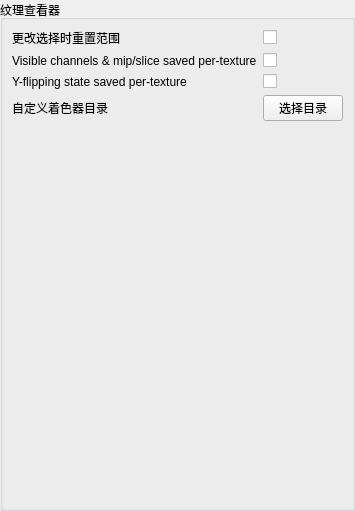
     <widget class="QWidget" name="textureTab">
      <attribute name="title">
       <string>Texture Viewer</string>
      </attribute>
      <layout class="QHBoxLayout" name="horizontalLayout_3">
       <property name="leftMargin">
        <number>0</number>
       </property>
       <property name="topMargin">
        <number>0</number>
       </property>
       <property name="rightMargin">
        <number>0</number>
       </property>
       <property name="bottomMargin">
        <number>0</number>
       </property>
       <item>
        <widget class="QGroupBox" name="groupBox_3">
         <property name="title">
          <string>纹理查看器</string>
         </property>
         <layout class="QGridLayout" name="gridLayout_3">
          <item row="0" column="0">
           <widget class="QLabel" name="label_12">
            <property name="sizePolicy">
             <sizepolicy hsizetype="Expanding" vsizetype="Preferred">
              <horstretch>0</horstretch>
              <verstretch>0</verstretch>
             </sizepolicy>
            </property>
            <property name="toolTip">
             <string>Reset visible range when changing event or texture</string>
            </property>
            <property name="text">
             <string>更改选择时重置范围</string>
            </property>
           </widget>
          </item>
          <item row="0" column="1">
           <widget class="QCheckBox" name="TextureViewer_ResetRange">
            <property name="minimumSize">
             <size>
              <width>50</width>
              <height>0</height>
             </size>
            </property>
            <property name="toolTip">
             <string>Reset visible range when changing event or texture</string>
            </property>
            <property name="text">
             <string/>
            </property>
           </widget>
          </item>
          <item row="1" column="0">
           <widget class="QLabel" name="label_13">
            <property name="sizePolicy">
             <sizepolicy hsizetype="Expanding" vsizetype="Preferred">
              <horstretch>0</horstretch>
              <verstretch>0</verstretch>
             </sizepolicy>
            </property>
            <property name="toolTip">
             <string>The visible channels (RGBA) and selected mip/slice are remembered and restored per-texture.</string>
            </property>
            <property name="text">
             <string>Visible channels &amp; mip/slice saved per-texture</string>
            </property>
           </widget>
          </item>
          <item row="1" column="1">
           <widget class="QCheckBox" name="TextureViewer_PerTexSettings">
            <property name="minimumSize">
             <size>
              <width>50</width>
              <height>0</height>
             </size>
            </property>
            <property name="toolTip">
             <string>Settings such as visible channels (RGBA) and selected mip/slice are remembered and restored per-texture.</string>
            </property>
            <property name="text">
             <string/>
            </property>
           </widget>
          </item>
          <item row="2" column="0">
           <widget class="QLabel" name="label_26">
            <property name="sizePolicy">
             <sizepolicy hsizetype="Expanding" vsizetype="Preferred">
              <horstretch>0</horstretch>
              <verstretch>0</verstretch>
             </sizepolicy>
            </property>
            <property name="toolTip">
             <string>Y-flipping state is remembered and restored per-texture, rather than treated as a global toggle.</string>
            </property>
            <property name="text">
             <string>Y-flipping state saved per-texture</string>
            </property>
           </widget>
          </item>
          <item row="2" column="1">
           <widget class="QCheckBox" name="TextureViewer_PerTexYFlip">
            <property name="minimumSize">
             <size>
              <width>50</width>
              <height>0</height>
             </size>
            </property>
            <property name="toolTip">
             <string>Y-flipping state is remembered and restored per-texture, rather than treated as a global toggle.</string>
            </property>
            <property name="text">
             <string/>
            </property>
           </widget>
          </item>
          <item row="3" column="0">
           <widget class="QLabel" name="label_29">
            <property name="toolTip">
             <string>List of the directories with custom shaders</string>
            </property>
            <property name="text">
             <string>自定义着色器目录</string>
            </property>
           </widget>
          </item>
          <item row="3" column="1">
           <widget class="QPushButton" name="TextureViewer_ChooseShaderDirectories">
            <property name="toolTip">
             <string>Choose custom shader search directories.</string>
            </property>
            <property name="text">
             <string>选择目录</string>
            </property>
           </widget>
          </item>
          <item row="4" column="1">
           <spacer name="verticalSpacer_3">
            <property name="orientation">
             <enum>Qt::Orientation::Vertical</enum>
            </property>
            <property name="sizeHint" stdset="0">
             <size>
              <width>20</width>
              <height>378</height>
             </size>
            </property>
           </spacer>
          </item>
         </layout>
        </widget>
       </item>
      </layout>
     </widget>
